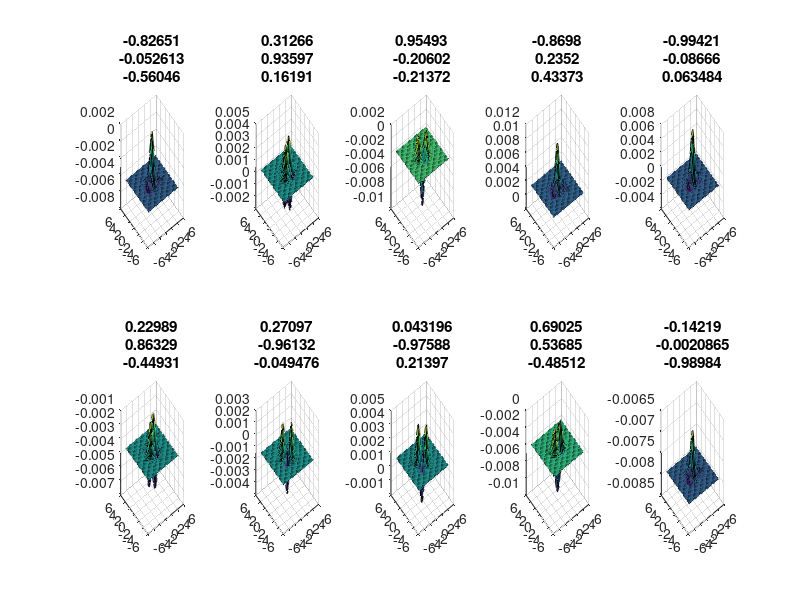

Recreate this plot in MATLAB. (Note: this script raises an error after producing the figure.)
%%%%%%%%%% Q2 - Photometry %%%%%%%%%%%%%
%%%%%%%%%%%%%%%%%%A%%%%%%%%%%%%%%%%%%%%%
[x,y] = meshgrid(-5:0.2:5,-5:0.2:5);
z = x .* exp(-(x.*x)-(y.*y));
surf(x,y,z);

%%%%%%%%%%%%%%%%%%B%%%%%%%%%%%%%%%%%%%%%
[nx, ny, nz] = surfnorm(x,y,z);
n =  reshape([nx ny nz], 51, 51, 3);

r = 0.1;

for k = [1:10]
    
    s = randn(3,1);
    sn = s./norm(s);
    
    res = zeros(51, 51);

    for i = [1:51]
        for j = [1:51]

            np = n(i, j, :);
            np = reshape(np, 1, 3);

            irr = r * np * sn;
            res(i,j) = irr;
        end
    end
    subplot(2,5,k);
    surf(x, y, res);
    %%%%%%%%%%%%%%%%%%C%%%%%%%%%%%%%%%%%%%%%
    [U,S,V] = svd(res);
    rs = rank(S);
    title(arrayfun(@(x) {num2str(x)},sn));
    rs
end 

%%
%%%%%%%%%%Q6%%%%%%%%%%%%
l1 = imread('leaf1.png');
l2 = imread('leaf2.png');
l3 = imread('leaf3.png');
l4 = imread('leaf4.png');
l5 = imread('leaf5.png');
l6 = imread('leaf6.png');

imshow(l6)

lg1 = rgb2gray(l1);
lg2 = rgb2gray(l2);
lg3 = rgb2gray(l3);
lg4 = rgb2gray(l4);
lg5 = rgb2gray(l5);
lg6 = rgb2gray(l6);

lgbw6 = ~im2bw(lg6);

figure(2)
imshow(lgbw6);

se = strel('disk',30);

closeBW = imclose(lgbw6,se);

figure(3)
imshow(closeBW);


lgbw1 = ~im2bw(lg1);
lgbw2 = ~im2bw(lg2);
lgbw3 = ~im2bw(lg3);
lgbw4 = ~im2bw(lg4);
lgbw5 = ~im2bw(lg5);